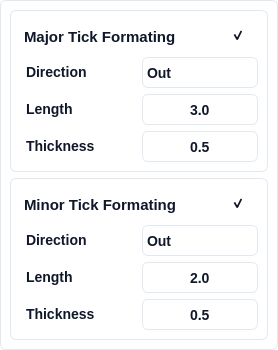
          <widget class="QFrame" name="pyqt5_frame_buffer_group_3">
           <property name="layoutDirection">
            <enum>Qt::LeftToRight</enum>
           </property>
           <property name="autoFillBackground">
            <bool>false</bool>
           </property>
           <property name="styleSheet">
            <string notr="true">box-sizing: border-box;
display: flex;
flex-direction: column;
align-items: flex-start;
gap: 25px;
background: #FFFFFF;
border: 1px solid #E2E8F0; /* slate/200 */
border-radius: 6px;</string>
           </property>
           <property name="frameShape">
            <enum>QFrame::StyledPanel</enum>
           </property>
           <property name="frameShadow">
            <enum>QFrame::Raised</enum>
           </property>
           <layout class="QVBoxLayout" name="verticalLayout_16">
            <property name="spacing">
             <number>6</number>
            </property>
            <property name="leftMargin">
             <number>9</number>
            </property>
            <property name="topMargin">
             <number>9</number>
            </property>
            <property name="rightMargin">
             <number>9</number>
            </property>
            <property name="bottomMargin">
             <number>9</number>
            </property>
            <item>
             <widget class="QFrame" name="verticalFrame_4">
              <property name="styleSheet">
               <string notr="true">background: #FFFFFF;
border: 1px solid #E2E8F0; /* slate/200 */
border-radius: 6px;</string>
              </property>
              <layout class="QVBoxLayout" name="verticalLayout_6">
               <property name="leftMargin">
                <number>9</number>
               </property>
               <property name="topMargin">
                <number>9</number>
               </property>
               <property name="rightMargin">
                <number>9</number>
               </property>
               <property name="bottomMargin">
                <number>9</number>
               </property>
               <item>
                <layout class="QHBoxLayout" name="horizontalLayout_54" stretch="0,0,0">
                 <property name="leftMargin">
                  <number>0</number>
                 </property>
                 <property name="topMargin">
                  <number>0</number>
                 </property>
                 <property name="rightMargin">
                  <number>0</number>
                 </property>
                 <property name="bottomMargin">
                  <number>0</number>
                 </property>
                 <item>
                  <widget class="QLabel" name="label_47">
                   <property name="styleSheet">
                    <string notr="true"> 	border: none;
	color: #0F172A;  /* Text color */
    font-family: 'Segoe UI', sans-serif;  /* Font family */
    font-style: normal;  /* Font style */
    font-weight: 500;  /* Font weight */
    font-size: 15px;  /* Font size */
    line-height: 24px;  /* Line height */
    padding-top: 4px;  /* Padding */</string>
                   </property>
                   <property name="text">
                    <string>&lt;html&gt;&lt;head/&gt;&lt;body&gt;&lt;p&gt;Major Tick Formating&lt;/p&gt;&lt;/body&gt;&lt;/html&gt;</string>
                   </property>
                  </widget>
                 </item>
                 <item>
                  <spacer name="horizontalSpacer">
                   <property name="orientation">
                    <enum>Qt::Horizontal</enum>
                   </property>
                   <property name="sizeHint" stdset="0">
                    <size>
                     <width>40</width>
                     <height>20</height>
                    </size>
                   </property>
                  </spacer>
                 </item>
                 <item>
                  <widget class="QCheckBox" name="pyqt5_checkbox_major_tick_visibility">
                   <property name="sizePolicy">
                    <sizepolicy hsizetype="Expanding" vsizetype="Expanding">
                     <horstretch>0</horstretch>
                     <verstretch>0</verstretch>
                    </sizepolicy>
                   </property>
                   <property name="minimumSize">
                    <size>
                     <width>31</width>
                     <height>31</height>
                    </size>
                   </property>
                   <property name="maximumSize">
                    <size>
                     <width>31</width>
                     <height>31</height>
                    </size>
                   </property>
                   <property name="styleSheet">
                    <string notr="true">/* Default State */
QCheckBox {
    border: none;    
	background: transparent;  /* Ghost button with no background */
    color: #0F172A;  /* Text color */
    border-radius: 6px;  /* Rounded corners */
    font-family: 'Segoe UI', sans-serif;  /* Font family */
    font-style: normal;  /* Font style */
    font-weight: 500;  /* Font weight */
    font-size: 14px;  /* Font size */
    line-height: 24px;  /* Line height */
	padding: 4px;	
}

QCheckBox:hover {
    /* Your styles for hover state */
	 background: #F1F5F9;  /* slate/100 */

}

QCheckBox:pressed {
    /* Your styles for pressed state */
	background: #DEE8F2;  /* Pressed background color */

}

QCheckBox::indicator:checked {
    /* Your styles for checked state */
	image: url(:/ui/qt/resources/checkbox/visible_icon.png);
}

QCheckBox::indicator:unchecked {
    /* Your styles for checked state */
	image: url(:/ui/qt/resources/checkbox/hiden_icon.png);
}

QCheckBox:focused {
    border: none;
}

</string>
                   </property>
                   <property name="text">
                    <string/>
                   </property>
                   <property name="checked">
                    <bool>true</bool>
                   </property>
                  </widget>
                 </item>
                </layout>
               </item>
               <item>
                <layout class="QHBoxLayout" name="horizontalLayout_41" stretch="1,1">
                 <property name="leftMargin">
                  <number>0</number>
                 </property>
                 <property name="topMargin">
                  <number>0</number>
                 </property>
                 <property name="rightMargin">
                  <number>0</number>
                 </property>
                 <property name="bottomMargin">
                  <number>0</number>
                 </property>
                 <item>
                  <widget class="QLabel" name="label_31">
                   <property name="styleSheet">
                    <string notr="true"> 	border: none;
	color: #0F172A;  /* Text color */
    font-family: 'Segoe UI', sans-serif;  /* Font family */
    font-style: normal;  /* Font style */
    font-weight: 500;  /* Font weight */
    font-size: 14px;  /* Font size */
    line-height: 24px;  /* Line height */
    padding-left: 2px;  /* Padding */</string>
                   </property>
                   <property name="text">
                    <string>&lt;html&gt;&lt;head/&gt;&lt;body&gt;&lt;p&gt;Direction&lt;/p&gt;&lt;/body&gt;&lt;/html&gt;</string>
                   </property>
                  </widget>
                 </item>
                 <item>
                  <widget class="QComboBox" name="pyqt5_combo_major_tick_direction">
                   <property name="minimumSize">
                    <size>
                     <width>100</width>
                     <height>31</height>
                    </size>
                   </property>
                   <property name="maximumSize">
                    <size>
                     <width>200</width>
                     <height>16777215</height>
                    </size>
                   </property>
                   <property name="styleSheet">
                    <string notr="true">QComboBox {
	background: #FFFFFF;
	border: 1px solid #E2E8F0; /* slate/200 */
	border-radius: 6px;
	color: #0F172A;  /* Text color */
    font-family: 'Segoe UI', sans-serif;  /* Font family */
    font-style: normal;  /* Font style */
    font-weight: 500;  /* Font weight */
    font-size: 14px;  /* Font size */
}

/* Drop-down button */
QComboBox::drop-down {
    border: none;	
}

/* Down arrow */
QComboBox::down-arrow {
    image: url(:/ui/qt/resources/checkbox/down_icon.png);
	padding-right: 12px;
}

/* Down arrow when disabled */
QComboBox::down-arrow:disabled {
}

/* Drop-down items */
QComboBox QAbstractItemView {
    border: 1px solid #E2E8F0; /* slate/200 */
    selection-background-color: #F1F5F9;
}

/* Individual items */
QComboBox::item {
    background-color: white;
    color: #0F172A;
}</string>
                   </property>
                   <property name="currentIndex">
                    <number>1</number>
                   </property>
                   <item>
                    <property name="text">
                     <string>In</string>
                    </property>
                   </item>
                   <item>
                    <property name="text">
                     <string>Out</string>
                    </property>
                   </item>
                   <item>
                    <property name="text">
                     <string>Inout</string>
                    </property>
                   </item>
                  </widget>
                 </item>
                </layout>
               </item>
               <item>
                <layout class="QHBoxLayout" name="horizontalLayout_35" stretch="1,1">
                 <property name="leftMargin">
                  <number>0</number>
                 </property>
                 <property name="topMargin">
                  <number>0</number>
                 </property>
                 <property name="rightMargin">
                  <number>0</number>
                 </property>
                 <property name="bottomMargin">
                  <number>0</number>
                 </property>
                 <item>
                  <widget class="QLabel" name="label_28">
                   <property name="styleSheet">
                    <string notr="true"> 	border: none;
	color: #0F172A;  /* Text color */
    font-family: 'Segoe UI', sans-serif;  /* Font family */
    font-style: normal;  /* Font style */
    font-weight: 500;  /* Font weight */
    font-size: 14px;  /* Font size */
    line-height: 24px;  /* Line height */
    padding-left: 2px;  /* Padding */</string>
                   </property>
                   <property name="text">
                    <string>&lt;html&gt;&lt;head/&gt;&lt;body&gt;&lt;p&gt;Length&lt;/p&gt;&lt;/body&gt;&lt;/html&gt;</string>
                   </property>
                  </widget>
                 </item>
                 <item>
                  <widget class="QDoubleSpinBox" name="pyqt5_spinbox_major_tick_length">
                   <property name="sizePolicy">
                    <sizepolicy hsizetype="Minimum" vsizetype="Fixed">
                     <horstretch>0</horstretch>
                     <verstretch>0</verstretch>
                    </sizepolicy>
                   </property>
                   <property name="minimumSize">
                    <size>
                     <width>100</width>
                     <height>31</height>
                    </size>
                   </property>
                   <property name="maximumSize">
                    <size>
                     <width>200</width>
                     <height>31</height>
                    </size>
                   </property>
                   <property name="styleSheet">
                    <string notr="true">QDoubleSpinBox {
	background: #FFFFFF;
	border: 1px solid #E2E8F0; /* slate/200 */
	border-radius: 6px;
	color: #0F172A;  /* Text color */
    font-family: 'Segoe UI', sans-serif;  /* Font family */
    font-style: normal;  /* Font style */
    font-weight: 500;  /* Font weight */
    font-size: 14px;  /* Font size */
}

QDoubleSpinBox:focus {
}

QDoubleSpinBox:disabled {
}

QDoubleSpinBox::up-button {
	background: #FFFFFF;
	border: none; 
	subcontrol-position: center right;
	padding-right: 10px;
}

QDoubleSpinBox::down-button {
	background: #FFFFFF;
	border: none;
	subcontrol-position: center left;
	padding-left: 10px;
}

QDoubleSpinBox::up-arrow {
	image: url(:/ui/qt/resources/buttons/add_icon.png);
	width: 20px;
    height: 20px;
}

QDoubleSpinBox::down-arrow {	
	image: url(:/ui/qt/resources/buttons/substract_icon.png);
	width: 20px;
    height: 20px;
}

QDoubleSpinBox::up-arrow:disabled, QSpinBox::up-arrow:off {
}

QDoubleSpinBox::down-arrow:disabled, QSpinBox::down-arrow:off {
}</string>
                   </property>
                   <property name="alignment">
                    <set>Qt::AlignCenter</set>
                   </property>
                   <property name="decimals">
                    <number>1</number>
                   </property>
                   <property name="minimum">
                    <double>0.500000000000000</double>
                   </property>
                   <property name="maximum">
                    <double>25.000000000000000</double>
                   </property>
                   <property name="singleStep">
                    <double>0.100000000000000</double>
                   </property>
                   <property name="value">
                    <double>3.000000000000000</double>
                   </property>
                  </widget>
                 </item>
                </layout>
               </item>
               <item>
                <layout class="QHBoxLayout" name="horizontalLayout_52" stretch="1,1">
                 <property name="leftMargin">
                  <number>0</number>
                 </property>
                 <property name="topMargin">
                  <number>0</number>
                 </property>
                 <property name="rightMargin">
                  <number>0</number>
                 </property>
                 <property name="bottomMargin">
                  <number>0</number>
                 </property>
                 <item>
                  <widget class="QLabel" name="label_29">
                   <property name="styleSheet">
                    <string notr="true"> 	border: none;
	color: #0F172A;  /* Text color */
    font-family: 'Segoe UI', sans-serif;  /* Font family */
    font-style: normal;  /* Font style */
    font-weight: 500;  /* Font weight */
    font-size: 14px;  /* Font size */
    line-height: 24px;  /* Line height */
    padding-left: 2px;  /* Padding */</string>
                   </property>
                   <property name="text">
                    <string>&lt;html&gt;&lt;head/&gt;&lt;body&gt;&lt;p&gt;Thickness&lt;/p&gt;&lt;/body&gt;&lt;/html&gt;</string>
                   </property>
                  </widget>
                 </item>
                 <item>
                  <widget class="QDoubleSpinBox" name="pyqt5_spinbox_major_tick_width">
                   <property name="sizePolicy">
                    <sizepolicy hsizetype="Minimum" vsizetype="Fixed">
                     <horstretch>0</horstretch>
                     <verstretch>0</verstretch>
                    </sizepolicy>
                   </property>
                   <property name="minimumSize">
                    <size>
                     <width>100</width>
                     <height>31</height>
                    </size>
                   </property>
                   <property name="maximumSize">
                    <size>
                     <width>200</width>
                     <height>31</height>
                    </size>
                   </property>
                   <property name="styleSheet">
                    <string notr="true">QDoubleSpinBox {
	background: #FFFFFF;
	border: 1px solid #E2E8F0; /* slate/200 */
	border-radius: 6px;
	color: #0F172A;  /* Text color */
    font-family: 'Segoe UI', sans-serif;  /* Font family */
    font-style: normal;  /* Font style */
    font-weight: 500;  /* Font weight */
    font-size: 14px;  /* Font size */
}

QDoubleSpinBox:focus {
}

QDoubleSpinBox:disabled {
}

QDoubleSpinBox::up-button {
	background: #FFFFFF;
	border: none; 
	subcontrol-position: center right;
	padding-right: 10px;
}

QDoubleSpinBox::down-button {
	background: #FFFFFF;
	border: none;
	subcontrol-position: center left;
	padding-left: 10px;
}

QDoubleSpinBox::up-arrow {
	image: url(:/ui/qt/resources/buttons/add_icon.png);
	width: 20px;
    height: 20px;
}

QDoubleSpinBox::down-arrow {	
	image: url(:/ui/qt/resources/buttons/substract_icon.png);
	width: 20px;
    height: 20px;
}

QDoubleSpinBox::up-arrow:disabled, QSpinBox::up-arrow:off {
}

QDoubleSpinBox::down-arrow:disabled, QSpinBox::down-arrow:off {
}</string>
                   </property>
                   <property name="alignment">
                    <set>Qt::AlignCenter</set>
                   </property>
                   <property name="decimals">
                    <number>1</number>
                   </property>
                   <property name="minimum">
                    <double>0.100000000000000</double>
                   </property>
                   <property name="maximum">
                    <double>10.000000000000000</double>
                   </property>
                   <property name="singleStep">
                    <double>0.100000000000000</double>
                   </property>
                   <property name="value">
                    <double>0.500000000000000</double>
                   </property>
                  </widget>
                 </item>
                </layout>
               </item>
              </layout>
             </widget>
            </item>
            <item>
             <widget class="QFrame" name="verticalFrame_6">
              <property name="styleSheet">
               <string notr="true">background: #FFFFFF;
border: 1px solid #E2E8F0; /* slate/200 */
border-radius: 6px;</string>
              </property>
              <layout class="QVBoxLayout" name="verticalLayout_8">
               <property name="leftMargin">
                <number>9</number>
               </property>
               <property name="topMargin">
                <number>9</number>
               </property>
               <property name="rightMargin">
                <number>9</number>
               </property>
               <property name="bottomMargin">
                <number>9</number>
               </property>
               <item>
                <layout class="QHBoxLayout" name="horizontalLayout_55" stretch="0,0,0">
                 <property name="leftMargin">
                  <number>0</number>
                 </property>
                 <property name="topMargin">
                  <number>0</number>
                 </property>
                 <property name="rightMargin">
                  <number>0</number>
                 </property>
                 <property name="bottomMargin">
                  <number>0</number>
                 </property>
                 <item>
                  <widget class="QLabel" name="label_49">
                   <property name="styleSheet">
                    <string notr="true"> 	border: none;
	color: #0F172A;  /* Text color */
    font-family: 'Segoe UI', sans-serif;  /* Font family */
    font-style: normal;  /* Font style */
    font-weight: 500;  /* Font weight */
    font-size: 15px;  /* Font size */
    line-height: 24px;  /* Line height */
    padding-top: 4px;  /* Padding */</string>
                   </property>
                   <property name="text">
                    <string>&lt;html&gt;&lt;head/&gt;&lt;body&gt;&lt;p&gt;Minor Tick Formating&lt;/p&gt;&lt;/body&gt;&lt;/html&gt;</string>
                   </property>
                  </widget>
                 </item>
                 <item>
                  <spacer name="horizontalSpacer_3">
                   <property name="orientation">
                    <enum>Qt::Horizontal</enum>
                   </property>
                   <property name="sizeHint" stdset="0">
                    <size>
                     <width>40</width>
                     <height>20</height>
                    </size>
                   </property>
                  </spacer>
                 </item>
                 <item>
                  <widget class="QCheckBox" name="pyqt5_checkbox_minor_tick_visibility">
                   <property name="sizePolicy">
                    <sizepolicy hsizetype="Expanding" vsizetype="Expanding">
                     <horstretch>0</horstretch>
                     <verstretch>0</verstretch>
                    </sizepolicy>
                   </property>
                   <property name="minimumSize">
                    <size>
                     <width>31</width>
                     <height>31</height>
                    </size>
                   </property>
                   <property name="maximumSize">
                    <size>
                     <width>31</width>
                     <height>31</height>
                    </size>
                   </property>
                   <property name="styleSheet">
                    <string notr="true">/* Default State */
QCheckBox {
    border: none;    
	background: transparent;  /* Ghost button with no background */
    color: #0F172A;  /* Text color */
    border-radius: 6px;  /* Rounded corners */
    font-family: 'Segoe UI', sans-serif;  /* Font family */
    font-style: normal;  /* Font style */
    font-weight: 500;  /* Font weight */
    font-size: 14px;  /* Font size */
    line-height: 24px;  /* Line height */
	padding: 4px;	
}

QCheckBox:hover {
    /* Your styles for hover state */
	 background: #F1F5F9;  /* slate/100 */

}

QCheckBox:pressed {
    /* Your styles for pressed state */
	background: #DEE8F2;  /* Pressed background color */

}

QCheckBox::indicator:checked {
    /* Your styles for checked state */
	image: url(:/ui/qt/resources/checkbox/visible_icon.png);
}

QCheckBox::indicator:unchecked {
    /* Your styles for checked state */
	image: url(:/ui/qt/resources/checkbox/hiden_icon.png);
}

QCheckBox:focused {
    border: none;
}

</string>
                   </property>
                   <property name="text">
                    <string/>
                   </property>
                   <property name="checked">
                    <bool>true</bool>
                   </property>
                  </widget>
                 </item>
                </layout>
               </item>
               <item>
                <layout class="QHBoxLayout" name="horizontalLayout_56" stretch="1,1">
                 <property name="leftMargin">
                  <number>0</number>
                 </property>
                 <property name="topMargin">
                  <number>0</number>
                 </property>
                 <property name="rightMargin">
                  <number>0</number>
                 </property>
                 <property name="bottomMargin">
                  <number>0</number>
                 </property>
                 <item>
                  <widget class="QLabel" name="label_34">
                   <property name="styleSheet">
                    <string notr="true"> 	border: none;
	color: #0F172A;  /* Text color */
    font-family: 'Segoe UI', sans-serif;  /* Font family */
    font-style: normal;  /* Font style */
    font-weight: 500;  /* Font weight */
    font-size: 14px;  /* Font size */
    line-height: 24px;  /* Line height */
    padding-left: 2px;  /* Padding */</string>
                   </property>
                   <property name="text">
                    <string>&lt;html&gt;&lt;head/&gt;&lt;body&gt;&lt;p&gt;Direction&lt;/p&gt;&lt;/body&gt;&lt;/html&gt;</string>
                   </property>
                  </widget>
                 </item>
                 <item>
                  <widget class="QComboBox" name="pyqt5_combo_minor_tick_direction">
                   <property name="minimumSize">
                    <size>
                     <width>100</width>
                     <height>31</height>
                    </size>
                   </property>
                   <property name="maximumSize">
                    <size>
                     <width>200</width>
                     <height>16777215</height>
                    </size>
                   </property>
                   <property name="styleSheet">
                    <string notr="true">QComboBox {
	background: #FFFFFF;
	border: 1px solid #E2E8F0; /* slate/200 */
	border-radius: 6px;
	color: #0F172A;  /* Text color */
    font-family: 'Segoe UI', sans-serif;  /* Font family */
    font-style: normal;  /* Font style */
    font-weight: 500;  /* Font weight */
    font-size: 14px;  /* Font size */
}

/* Drop-down button */
QComboBox::drop-down {
    border: none;	
}

/* Down arrow */
QComboBox::down-arrow {
    image: url(:/ui/qt/resources/checkbox/down_icon.png);
	padding-right: 12px;
}

/* Down arrow when disabled */
QComboBox::down-arrow:disabled {
}

/* Drop-down items */
QComboBox QAbstractItemView {
    border: 1px solid #E2E8F0; /* slate/200 */
    selection-background-color: #F1F5F9;
}

/* Individual items */
QComboBox::item {
    background-color: white;
    color: #0F172A;
}</string>
                   </property>
                   <property name="currentIndex">
                    <number>1</number>
                   </property>
                   <item>
                    <property name="text">
                     <string>In</string>
                    </property>
                   </item>
                   <item>
                    <property name="text">
                     <string>Out</string>
                    </property>
                   </item>
                   <item>
                    <property name="text">
                     <string>Inout</string>
                    </property>
                   </item>
                  </widget>
                 </item>
                </layout>
               </item>
               <item>
                <layout class="QHBoxLayout" name="horizontalLayout_36" stretch="1,1">
                 <property name="leftMargin">
                  <number>0</number>
                 </property>
                 <property name="topMargin">
                  <number>0</number>
                 </property>
                 <property name="rightMargin">
                  <number>0</number>
                 </property>
                 <property name="bottomMargin">
                  <number>0</number>
                 </property>
                 <item>
                  <widget class="QLabel" name="label_50">
                   <property name="styleSheet">
                    <string notr="true"> 	border: none;
	color: #0F172A;  /* Text color */
    font-family: 'Segoe UI', sans-serif;  /* Font family */
    font-style: normal;  /* Font style */
    font-weight: 500;  /* Font weight */
    font-size: 14px;  /* Font size */
    line-height: 24px;  /* Line height */
    padding-left: 2px;  /* Padding */</string>
                   </property>
                   <property name="text">
                    <string>&lt;html&gt;&lt;head/&gt;&lt;body&gt;&lt;p&gt;Length&lt;/p&gt;&lt;/body&gt;&lt;/html&gt;</string>
                   </property>
                  </widget>
                 </item>
                 <item>
                  <widget class="QDoubleSpinBox" name="pyqt5_spinbox_minor_tick_length">
                   <property name="sizePolicy">
                    <sizepolicy hsizetype="Minimum" vsizetype="Fixed">
                     <horstretch>0</horstretch>
                     <verstretch>0</verstretch>
                    </sizepolicy>
                   </property>
                   <property name="minimumSize">
                    <size>
                     <width>100</width>
                     <height>31</height>
                    </size>
                   </property>
                   <property name="maximumSize">
                    <size>
                     <width>200</width>
                     <height>31</height>
                    </size>
                   </property>
                   <property name="styleSheet">
                    <string notr="true">QDoubleSpinBox {
	background: #FFFFFF;
	border: 1px solid #E2E8F0; /* slate/200 */
	border-radius: 6px;
	color: #0F172A;  /* Text color */
    font-family: 'Segoe UI', sans-serif;  /* Font family */
    font-style: normal;  /* Font style */
    font-weight: 500;  /* Font weight */
    font-size: 14px;  /* Font size */
}

QDoubleSpinBox:focus {
}

QDoubleSpinBox:disabled {
}

QDoubleSpinBox::up-button {
	background: #FFFFFF;
	border: none; 
	subcontrol-position: center right;
	padding-right: 10px;
}

QDoubleSpinBox::down-button {
	background: #FFFFFF;
	border: none;
	subcontrol-position: center left;
	padding-left: 10px;
}

QDoubleSpinBox::up-arrow {
	image: url(:/ui/qt/resources/buttons/add_icon.png);
	width: 20px;
    height: 20px;
}

QDoubleSpinBox::down-arrow {	
	image: url(:/ui/qt/resources/buttons/substract_icon.png);
	width: 20px;
    height: 20px;
}

QDoubleSpinBox::up-arrow:disabled, QSpinBox::up-arrow:off {
}

QDoubleSpinBox::down-arrow:disabled, QSpinBox::down-arrow:off {
}</string>
                   </property>
                   <property name="alignment">
                    <set>Qt::AlignCenter</set>
                   </property>
                   <property name="decimals">
                    <number>1</number>
                   </property>
                   <property name="minimum">
                    <double>0.500000000000000</double>
                   </property>
                   <property name="maximum">
                    <double>25.000000000000000</double>
                   </property>
                   <property name="singleStep">
                    <double>0.100000000000000</double>
                   </property>
                   <property name="value">
                    <double>2.000000000000000</double>
                   </property>
                  </widget>
                 </item>
                </layout>
               </item>
               <item>
                <layout class="QHBoxLayout" name="horizontalLayout_57" stretch="1,1">
                 <property name="leftMargin">
                  <number>0</number>
                 </property>
                 <property name="topMargin">
                  <number>0</number>
                 </property>
                 <property name="rightMargin">
                  <number>0</number>
                 </property>
                 <property name="bottomMargin">
                  <number>0</number>
                 </property>
                 <item>
                  <widget class="QLabel" name="label_51">
                   <property name="styleSheet">
                    <string notr="true"> 	border: none;
	color: #0F172A;  /* Text color */
    font-family: 'Segoe UI', sans-serif;  /* Font family */
    font-style: normal;  /* Font style */
    font-weight: 500;  /* Font weight */
    font-size: 14px;  /* Font size */
    line-height: 24px;  /* Line height */
    padding-left: 2px;  /* Padding */</string>
                   </property>
                   <property name="text">
                    <string>&lt;html&gt;&lt;head/&gt;&lt;body&gt;&lt;p&gt;Thickness&lt;/p&gt;&lt;/body&gt;&lt;/html&gt;</string>
                   </property>
                  </widget>
                 </item>
                 <item>
                  <widget class="QDoubleSpinBox" name="pyqt5_spinbox_minor_tick_width">
                   <property name="sizePolicy">
                    <sizepolicy hsizetype="Minimum" vsizetype="Fixed">
                     <horstretch>0</horstretch>
                     <verstretch>0</verstretch>
                    </sizepolicy>
                   </property>
                   <property name="minimumSize">
                    <size>
                     <width>100</width>
                     <height>31</height>
                    </size>
                   </property>
                   <property name="maximumSize">
                    <size>
                     <width>200</width>
                     <height>31</height>
                    </size>
                   </property>
                   <property name="styleSheet">
                    <string notr="true">QDoubleSpinBox {
	background: #FFFFFF;
	border: 1px solid #E2E8F0; /* slate/200 */
	border-radius: 6px;
	color: #0F172A;  /* Text color */
    font-family: 'Segoe UI', sans-serif;  /* Font family */
    font-style: normal;  /* Font style */
    font-weight: 500;  /* Font weight */
    font-size: 14px;  /* Font size */
}

QDoubleSpinBox:focus {
}

QDoubleSpinBox:disabled {
}

QDoubleSpinBox::up-button {
	background: #FFFFFF;
	border: none; 
	subcontrol-position: center right;
	padding-right: 10px;
}

QDoubleSpinBox::down-button {
	background: #FFFFFF;
	border: none;
	subcontrol-position: center left;
	padding-left: 10px;
}

QDoubleSpinBox::up-arrow {
	image: url(:/ui/qt/resources/buttons/add_icon.png);
	width: 20px;
    height: 20px;
}

QDoubleSpinBox::down-arrow {	
	image: url(:/ui/qt/resources/buttons/substract_icon.png);
	width: 20px;
    height: 20px;
}

QDoubleSpinBox::up-arrow:disabled, QSpinBox::up-arrow:off {
}

QDoubleSpinBox::down-arrow:disabled, QSpinBox::down-arrow:off {
}</string>
                   </property>
                   <property name="alignment">
                    <set>Qt::AlignCenter</set>
                   </property>
                   <property name="decimals">
                    <number>1</number>
                   </property>
                   <property name="minimum">
                    <double>0.100000000000000</double>
                   </property>
                   <property name="maximum">
                    <double>10.000000000000000</double>
                   </property>
                   <property name="singleStep">
                    <double>0.100000000000000</double>
                   </property>
                   <property name="value">
                    <double>0.500000000000000</double>
                   </property>
                  </widget>
                 </item>
                </layout>
               </item>
              </layout>
             </widget>
            </item>
            <item>
             <spacer name="verticalSpacer_3">
              <property name="orientation">
               <enum>Qt::Vertical</enum>
              </property>
              <property name="sizeHint" stdset="0">
               <size>
                <width>0</width>
                <height>0</height>
               </size>
              </property>
             </spacer>
            </item>
           </layout>
          </widget>
